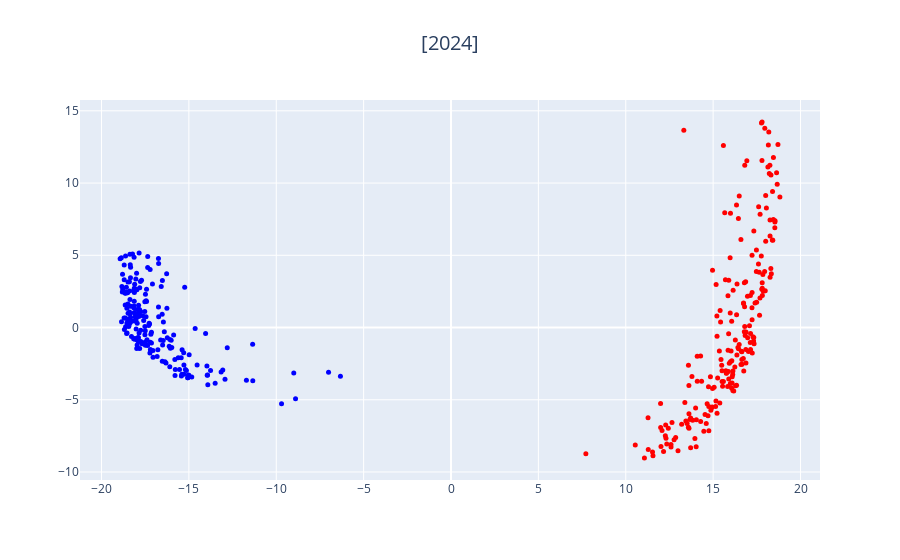

Source (notebook cell):
### Code cell
fig = make_chart([2024])
fig.show()

### Figure 1 — Plotly figure (JSON) as saved in the notebook; plotly's stock layout.template omitted (floating-point values rounded to 4 significant figures; data arrays with more than 128 entries replaced by an {"elided": "..."} marker saying what was removed)
{"data": [{"hoverinfo": "text", "marker": {"color": {"elided": "409 str values"}, "size": 5}, "mode": "markers", "text": {"elided": "409 str values"}, "type": "scatter", "x": {"elided": "409 float values"}, "y": {"elided": "409 float values"}}], "layout": {"title": {"font": {"size": 20}, "text": "[2024]", "x": 0.5, "xanchor": "center"}}}
